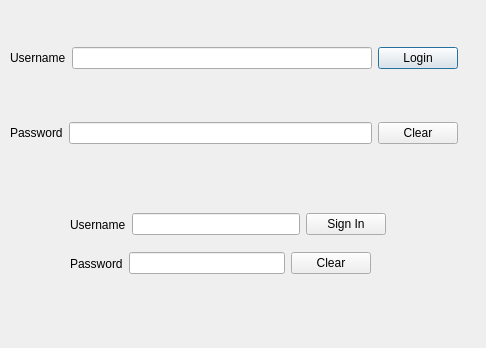
<?xml version="1.0" encoding="UTF-8"?>
<ui version="4.0">
 <class>Dialog</class>
 <widget class="QDialog" name="Dialog">
  <property name="geometry">
   <rect>
    <x>0</x>
    <y>0</y>
    <width>486</width>
    <height>348</height>
   </rect>
  </property>
  <property name="windowTitle">
   <string>Dialog</string>
  </property>
  <widget class="QWidget" name="layoutWidget">
   <property name="geometry">
    <rect>
     <x>10</x>
     <y>0</y>
     <width>448</width>
     <height>191</height>
    </rect>
   </property>
   <layout class="QVBoxLayout" name="verticalLayout">
    <item>
     <layout class="QHBoxLayout" name="horizontalLayout">
      <item>
       <widget class="QLabel" name="nameLabel">
        <property name="text">
         <string>Username</string>
        </property>
       </widget>
      </item>
      <item>
       <widget class="QLineEdit" name="namelineEdit"/>
      </item>
      <item>
       <widget class="QPushButton" name="loginButton">
        <property name="text">
         <string>Login</string>
        </property>
       </widget>
      </item>
     </layout>
    </item>
    <item>
     <layout class="QHBoxLayout" name="horizontalLayout_2">
      <item>
       <widget class="QLabel" name="passwordLabel">
        <property name="text">
         <string>Password</string>
        </property>
       </widget>
      </item>
      <item>
       <widget class="QLineEdit" name="passwordLineEdit">
        <property name="echoMode">
         <enum>QLineEdit::Password</enum>
        </property>
       </widget>
      </item>
      <item>
       <widget class="QPushButton" name="clearButton">
        <property name="text">
         <string>Clear</string>
        </property>
       </widget>
      </item>
     </layout>
    </item>
   </layout>
  </widget>
  <widget class="QWidget" name="layoutWidget_2">
   <property name="geometry">
    <rect>
     <x>70</x>
     <y>250</y>
     <width>301</width>
     <height>27</height>
    </rect>
   </property>
   <layout class="QHBoxLayout" name="horizontalLayout_3">
    <item>
     <widget class="QLabel" name="passwordLabel_2">
      <property name="text">
       <string>Password</string>
      </property>
     </widget>
    </item>
    <item>
     <widget class="QLineEdit" name="passwordSignText">
      <property name="echoMode">
       <enum>QLineEdit::Password</enum>
      </property>
     </widget>
    </item>
    <item>
     <widget class="QPushButton" name="clearButton_2">
      <property name="text">
       <string>Clear</string>
      </property>
     </widget>
    </item>
   </layout>
  </widget>
  <widget class="QWidget" name="">
   <property name="geometry">
    <rect>
     <x>70</x>
     <y>210</y>
     <width>316</width>
     <height>29</height>
    </rect>
   </property>
   <layout class="QHBoxLayout" name="horizontalLayout_5">
    <item>
     <layout class="QHBoxLayout" name="horizontalLayout_4">
      <item>
       <widget class="QLabel" name="passwordLabel_3">
        <property name="text">
         <string>Username</string>
        </property>
       </widget>
      </item>
      <item>
       <widget class="QLineEdit" name="usernameSignText">
        <property name="echoMode">
         <enum>QLineEdit::Normal</enum>
        </property>
       </widget>
      </item>
     </layout>
    </item>
    <item>
     <widget class="QPushButton" name="signButton">
      <property name="text">
       <string>Sign In</string>
      </property>
     </widget>
    </item>
   </layout>
  </widget>
 </widget>
 <resources/>
 <connections/>
</ui>
